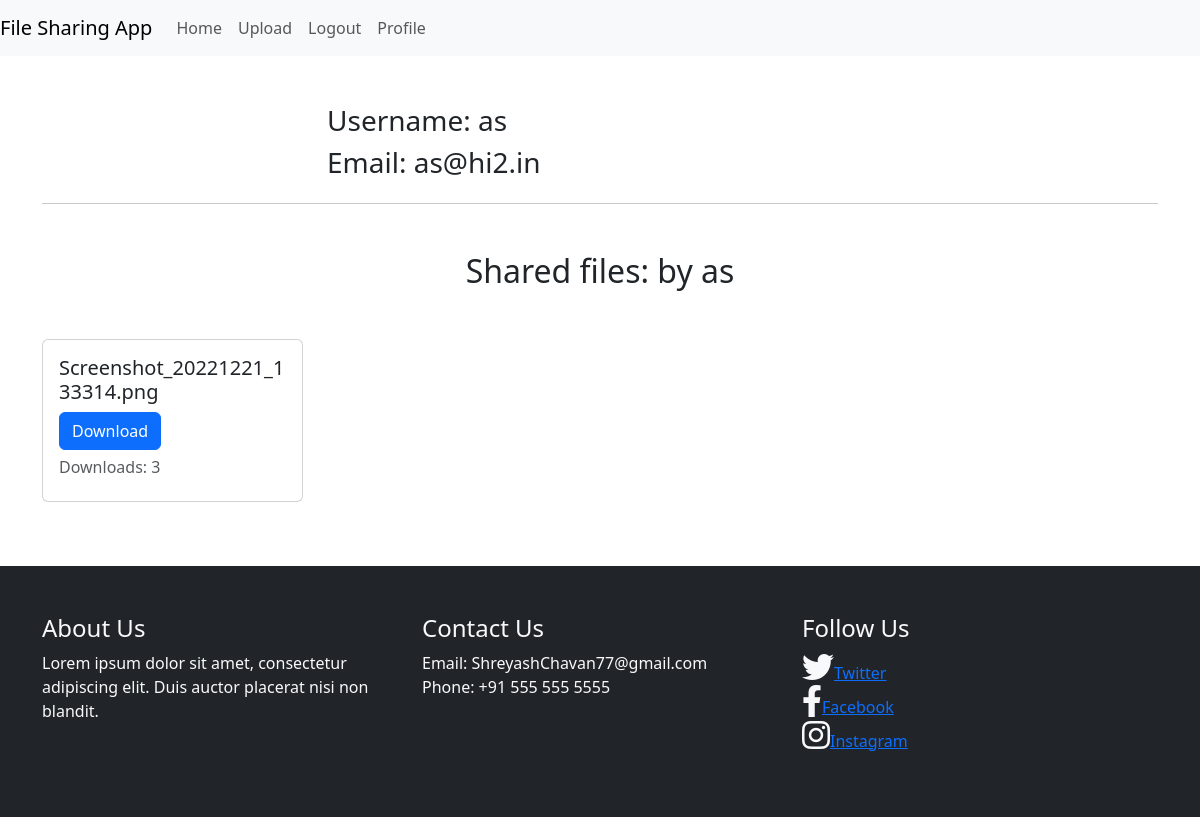
Page /profile/as (signed in) on the committed database.
### tables this page shows
CREATE TABLE "users" (
	"id"	INTEGER NOT NULL,
	"username"	TEXT NOT NULL,
	"email"	TEXT NOT NULL,
	"password"	TEXT NOT NULL,
	"name"	TEXT,
	PRIMARY KEY("id" AUTOINCREMENT)
);

CREATE TABLE "files" (
	"id"	INTEGER,
	"name"	TEXT,
	"description"	TEXT,
	"size"	INTEGER,
	"download_count"	INTEGER,
	"created_at"	NUMERIC,
	"type"	TEXT,
	"uploader"	TEXT,
	PRIMARY KEY("id")
);

### app.py (the view)
@app.route('/profile/<username>')
def show_profile(username):
    conn = sqlite3.connect('mydatabase.db')
    cursor = conn.cursor()
    cursor.execute('SELECT name, email FROM users WHERE username = ?', (username,))
    user = cursor.fetchone()
    cursor.execute('SELECT name, download_count FROM files WHERE uploader = ?', (username,))
    files = cursor.fetchall()
    return render_template('profile.html', user=user, files=files)

### app.py (called while the page is built)
@login_manager.user_loader
def load_user(user_id):
    conn = sqlite3.connect('mydatabase.db')
    c = conn.cursor()
    c.execute("SELECT * FROM users WHERE id=?", (user_id,))
    user = c.fetchone()
    if user:
        return User(user[0], user[1], user[2], user[3])
    return None

### templates/profile.html (shortened to what this page needs)
{% extends 'base.html' %}
{% block content %}
<div class="container mt-5">
  <div class="row">
    <div class="col-md-6 offset-md-3">
      <h3>Username: {{ user[0] }}</h3>
      <h3>Email: {{ user[1] }}</h3>
    </div>
  </div>
  <hr>
  <h2 class="text-center mt-5">Shared files: by {{user[0]}}</h2>
  <div class="row mt-5">
    {% for file in files %}
      <div class="col-sm-6 col-md-4 col-lg-3">
        <div class="card mb-3">
          <div class="card-body">
            <h5 class="card-title">{{ file[0] }}</h5>
            <a href="/files/{{file[0]}}" download="true" class="btn btn-primary">Download</a>
            <h6 class="card-subtitle mt-2 mb-2 text-muted">Downloads: {{file[1]}}</h6>
          </div>
        </div>
      </div>
    {% endfor %}
  </div>
</div>
{%endblock%}

### rows in the picture
users: name "as", email "as@hi2.in"
files: name "Screenshot_20221221_133314.png", download_count "3"
